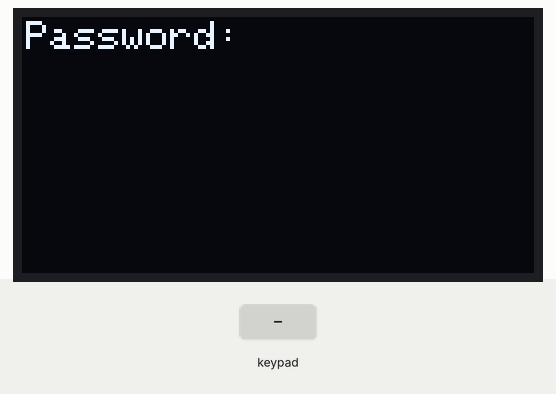
Simulated run of this sketch. Board: Arduino Mega 2560, built with avr-gcc and run on an emulated ATmega2560. On the bench: 128×64 one-colour display. The inputs (shaded band) are chosen by the test bench. The display library's start-up logo is not drawn; what the sketch prints to the serial monitor is not drawn.

Above: at 1.3 s.
1.4 s: keypad keys 5 4 3 2 # pressed 0.4 s apart
At 4.5 s:
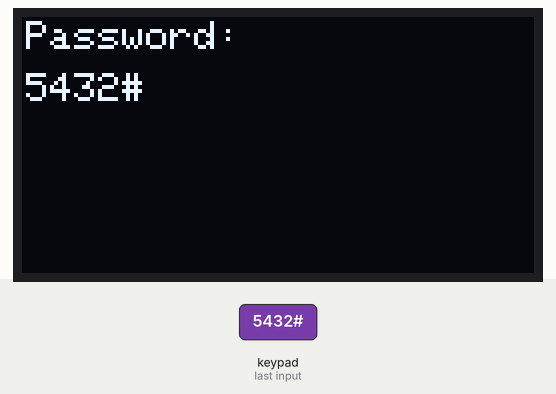
4.9 s: key 'A' pressed
At 6.1 s:
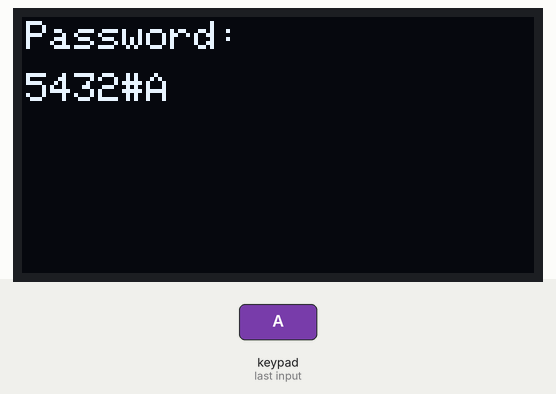
6.4 s: keypad keys 5 4 3 2 * pressed 0.4 s apart
At 9.2 s:
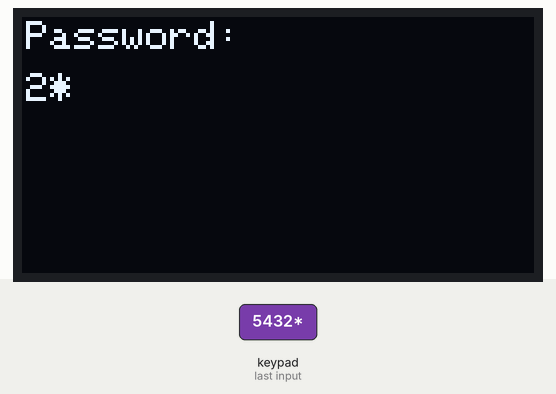
9.9 s: key 'B' pressed
At 10.5 s:
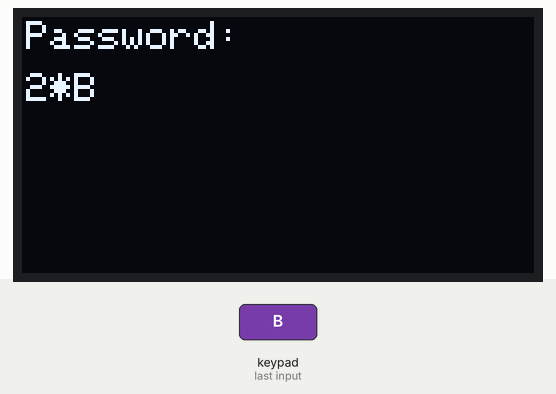
11.4 s: keypad keys 5 4 3 2 A pressed 0.4 s apart
At 13.6 s:
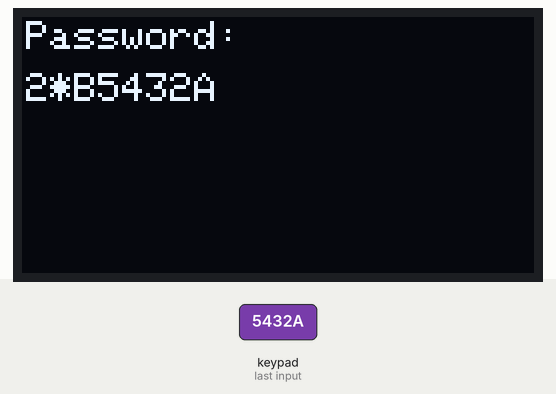
14.9 s: keypad keys 5 4 3 2 D pressed 0.4 s apart
At 17.5 s:
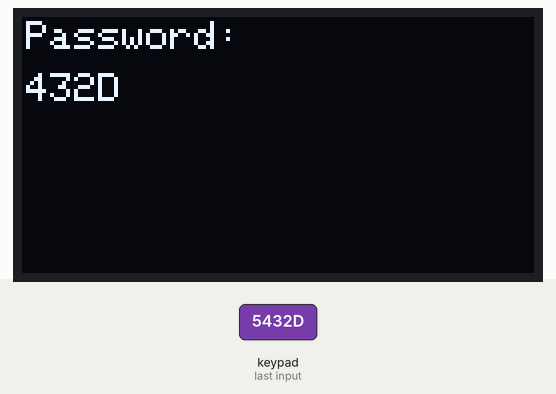
Timing chart, 0 to 19.0 s (numbered marks = the images above; inputs shaded):
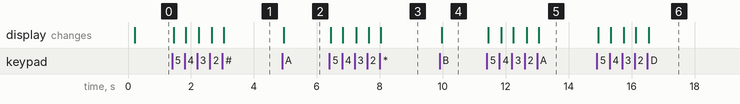

Measured:
- after the input at 1.4 s, the display: first changes after 0.05 s (image 1 shows a later state)
- after the input at 4.9 s, the display: changes after 0.05 s (image 2)
- after the input at 6.4 s, the display: first changes at once (image 3 shows a later state)
- after the input at 9.9 s, the display: changes after 0.06 s (image 4)
- after the input at 11.4 s, the display: first changes at once (image 5 shows a later state)
- after the input at 14.9 s, the display: first changes at once (image 6 shows a later state)

The sketch:

part_one.ino
```cpp
// Include necessary libraries
#include <SPI.h>
#include <Wire.h>
#include <Adafruit_GFX.h>
#include <Adafruit_SSD1306.h>
#include <Keypad.h>

Adafruit_SSD1306 display = Adafruit_SSD1306(128, 64, &Wire);

// Define keys for keypad
const uint8_t ROWS = 4;
const uint8_t COLS = 4;
char keys[ROWS][COLS] = {
  { '1', '2', '3', 'A' },
  { '4', '5', '6', 'B' },
  { '7', '8', '9', 'C' },
  { '*', '0', '#', 'D' }
};

uint8_t colPins[COLS] = { 5, 4, 3, 2 };
uint8_t rowPins[ROWS] = { 9, 8, 7, 6 };

Keypad keypad = Keypad(makeKeymap(keys), rowPins, colPins, ROWS, COLS);

// Storage for current entry
char entry[9] = { NULL };
// Password
char password1[9] = { "102989198" };
char password2[9] = { "103073746" };
char password3[9] = { "102098120" };
// Counter
int counter = 0;
// DEFAULT, It doesn't like an empty char
char key = '_';
// Bool to signify active recording of keypresses
bool active = true;
String msg = "";

// Bools for handling symbols
bool denied = false;
bool granted = false;

void setup() {
  // Begin
  Serial.begin(9600);
  display.begin(SSD1306_SWITCHCAPVCC, 0x3C);
  display.display();
  delay(100);

  // Clear The Bootloader Screen
  display.clearDisplay();
  display.display();

  // Set Defaults for text
  display.setTextSize(1);
  display.setTextColor(SSD1306_WHITE);
  Serial.println("Finished Starting Up! Provide a Password...");
}

void loop() {

  // Clear Display
  display.clearDisplay();
  display.setCursor(0,0);

  // Check for Keypresses
  char new_key = keypad.getKey();

  // Only add to entry if active
  if (active) {

    if (new_key != NO_KEY) {
      key = new_key;
      entry[counter] = key;
      counter++;
      Serial.println(entry);
      msg = "";
      denied = false;
      granted = false;
    }

    if (entry[8] != NULL) {
      if (isEqual(entry, password1, 9)) {
        active = false;
        granted = true;
        msg = "Welcome Jasper!";
      }
      else if (isEqual(entry, password2, 9)) {
        active = false;
        granted = true;
        msg = "Welcome Joel!";
      }
      else if (isEqual(entry, password3, 9)) {
        active = false;
        granted = true;
        msg = "Welcome Jack!";
      }
      else {
        msg = "No Match Found.";
        denied = true;
        /*
        this is an attempt to input multiple passwords in succession without restarting
        However, it does reset the entry array, but you have to push 8 times for it to say "starting up again"
        After that, you can easily input another set of digits for a password, just the little blank is the issue.
        */
        for (int i = 0; i < sizeof(entry); i++) {
          entry[i] = (char)NULL;
        }
        active = true;
        counter = 0;
      }
      Serial.println(msg);
    }
  }
  // Print Text
  display.setCursor(1, 1);
  display.print("Password:");
  // Print Current entry
  display.setCursor(1, 14);
  display.print(entry);
  // Print Message
  display.setCursor(1, 28);
  display.print(msg);
  // Draw Cross if Denied
  if (denied) {
    display.drawLine(96, 32, 120, 8, WHITE);
    display.drawLine(120, 32, 96, 8, WHITE);
  }
  // Draw Tick if Granted
  if (granted) {
    display.drawLine(96, 23, 105, 30, WHITE);
    display.drawLine(105, 30, 120, 6, WHITE);
  }
  // Send to Display
  yield();
  display.display();
  // Delay 10 millis
  delay(10);
}

/*
Used to compare two char arrays
*/
// compares two different arrays and see if they are equal - J.F
bool isEqual(char x[], char y[], int len) {
  for (int i = 0; i < len; i++) {
    if (!(x[i] == y[i])) {
      return false;
    }
  }
  return true;
}
```
